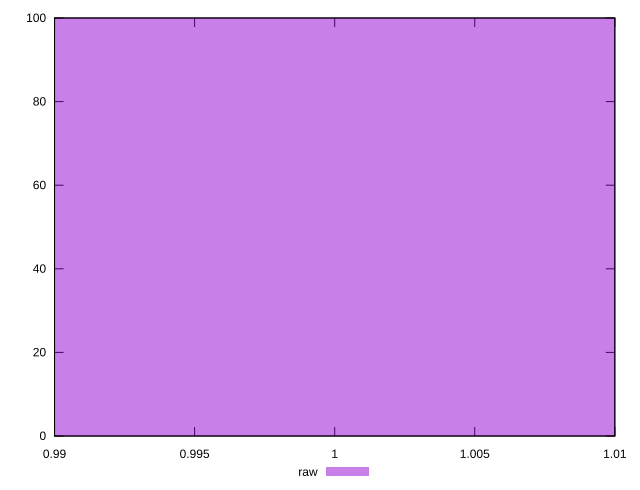

Source code (gnuplot):
reset

$raw <<EOF
1 100
EOF

set key outside below
set boxwidth 0.1
set xrange [0.99:1.01]
set yrange [0:100]
set trange [0:100]
set style fill transparent solid 0.5 noborder
set terminal svg size 640, 490 enhanced background rgb 'white'
set output "reports/report_00031_2021-02-24T23-18-18.084Z/meta/score/samples/agenda/raw/histogram.svg"

plot $raw title "raw" with boxes

reset
